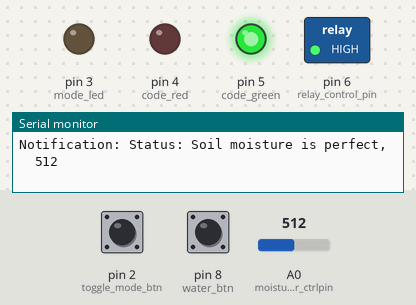
Simulated run of this sketch. Board: Arduino Uno, built with avr-gcc and run on an emulated ATmega328P. Shown: switched loads named in the sketch (green lamp = pin HIGH), output pins drawn as LEDs (lit = HIGH), the last lines printed to the serial monitor. Dashed ring = blinking. The test bench sets the inputs (shaded band); at power-on: A0 (moisture_sensor_ctrlpin) = 512, pin 2 (toggle_mode_btn) HIGH, pin 8 (water_btn) HIGH. Pins used as bus, display or sensor lines are not drawn.

Above: at 2.8 s.
2.9 s: A0 (moisture_sensor_ctrlpin) set to 414
4.4 s: A0 (moisture_sensor_ctrlpin) set to 392
At 5.4 s:
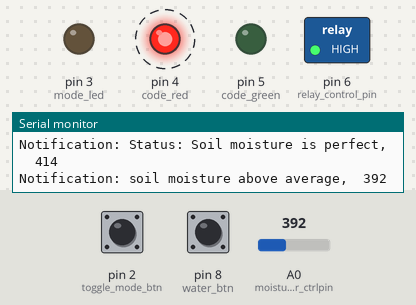
8.6 s: pin 2 (toggle_mode_btn) pulled LOW for 1.3 s
At 10.0 s:
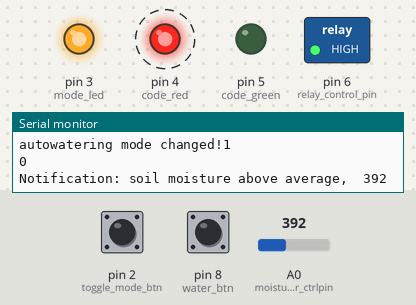
14.1 s: A0 (moisture_sensor_ctrlpin) set to 1023
At 16.5 s:
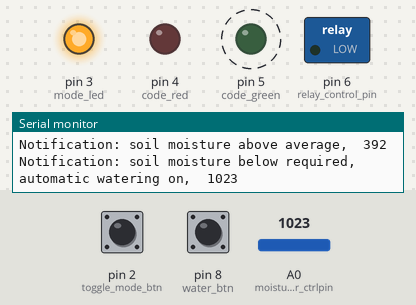
18.3 s: A0 (moisture_sensor_ctrlpin) set to 963
21.8 s: A0 (moisture_sensor_ctrlpin) set to 931
At 23.2 s:
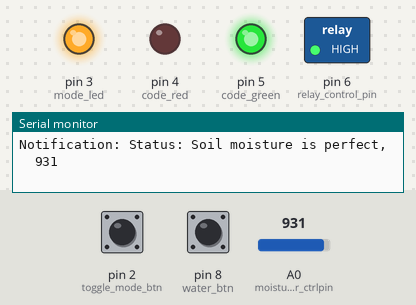
Timing chart, 0 to 24.8 s (numbered marks = the images above; inputs shaded):
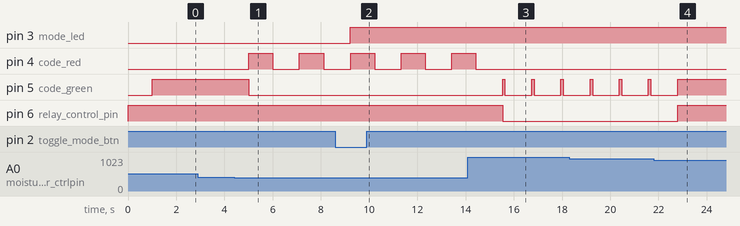

Measured:
- the behaviour switches between 400 and 399 on A0 (moisture_sensor_ctrlpin) (found by bisection; images 0 and 1)
- the behaviour switches between 950 and 949 on A0 (moisture_sensor_ctrlpin) (found by bisection; images 3 and 4)
- after the input at 4.4 s, pin 4 (code_red): alternates HIGH for 1.0 s and LOW for 1.1 s, starting after 0.61 s; pin 5 (code_green): HIGH → LOW after 0.61 s
- after the input at 8.6 s, pin 3 (mode_led): LOW → HIGH after 0.61 s
- after the input at 14.1 s, pin 4 (code_red): goes on until 14.4 s, then stays LOW; pin 5 (code_green): alternates HIGH for 0.10 s and LOW for 1.1 s, starting after 1.4 s; pin 6 (relay_control_pin): HIGH → LOW after 1.4 s
- after the input at 21.8 s, pin 5 (code_green): goes on until 22.8 s, then stays HIGH; pin 6 (relay_control_pin): LOW → HIGH after 0.99 s

The sketch:

automatic_watering.ino
```cpp
#include <arduino.h>
// *** Soil moisture sensor ***
#define moisture_sensor_power 7
#define moisture_sensor_ctrlpin A0

#define soil_wet 400
#define soil_dry 950

// *** Relay ***
#define relay_control_pin 6

// *** stators LEDs
#define code_green 5
#define code_red 4
#define mode_led 3
#define toggle_mode_btn 2
#define water_btn 8


// *** functions ***
bool auto_watering_mode = false;
bool manual_watering_mode = false;
bool manual_function_switch = true;

void water (){
  digitalWrite(relay_control_pin, LOW);
  digitalWrite(code_red, LOW);
  digitalWrite(code_green, HIGH);
  delay(100);
  digitalWrite(code_green, LOW);
  delay(100);
}

void stop_watering(){
   digitalWrite(relay_control_pin, HIGH);

}

int read_moisture_sensor(){
  digitalWrite(moisture_sensor_power, HIGH);
  delay(1000);
  int moisture_sensor_value = analogRead(moisture_sensor_ctrlpin);
  digitalWrite(moisture_sensor_power, LOW);
  return moisture_sensor_value;
}

void notify (int moisture_reading, String message) {
  Serial.print("Notification: ");
  Serial.print(message);
  Serial.print(",  ");
  Serial.print(moisture_reading);
  Serial.print("\n\n");
}

void toggle_watering_mode(){
  if(auto_watering_mode){
    auto_watering_mode = false;
    digitalWrite(mode_led, LOW);
  }else{
    auto_watering_mode = true;
    manual_watering_mode =false;
    digitalWrite(mode_led, HIGH);
  }

    Serial.print("autowatering mode changed!");
    Serial.println(auto_watering_mode);
    stop_watering();
}

void set_manual_watering(int soil_moisture){

    if(manual_function_switch){
        if(manual_watering_mode){
        auto_watering_mode = false;
        manual_watering_mode = false;
        stop_watering();
        digitalWrite(code_green, LOW);
        digitalWrite(mode_led, LOW);
        }else{
          manual_watering_mode =true;
        }
    }else{

    }
 }


void setup() {
 pinMode(moisture_sensor_power, OUTPUT);
 pinMode(code_green, OUTPUT);
 pinMode(code_red, OUTPUT);
 pinMode(mode_led, OUTPUT);
 digitalWrite(moisture_sensor_power, LOW);
 pinMode(relay_control_pin, OUTPUT);
 pinMode(toggle_mode_btn, INPUT_PULLUP);
 pinMode(water_btn, INPUT_PULLUP);

 stop_watering();
 Serial.begin(9600);
}

void loop() {

//**** get moisture sensor reading ****
  int moisture_reading = read_moisture_sensor();

// **** button inputes ****
  int mode_btn_value = digitalRead(toggle_mode_btn);
  int water_btn_value = digitalRead(water_btn);

  if(mode_btn_value == 0){
    toggle_watering_mode();
    Serial.println(mode_btn_value);
  }

// **** water button reaction ****
  if(water_btn_value == 0 ){
    set_manual_watering(moisture_reading);
  }

  if(manual_watering_mode){
    water();
  }


// ***** do something depending on the moisture sensor reading ****
  if (moisture_reading < soil_wet) {
    notify(moisture_reading, "soil moisture above average");
    stop_watering();
    digitalWrite(code_green, LOW);
    digitalWrite(code_red, HIGH);
    delay(1000);
    digitalWrite(code_red, LOW);
    delay(100);
    manual_function_switch = false;
  }else if (moisture_reading >= soil_wet && moisture_reading < soil_dry) {
    stop_watering();
    notify(moisture_reading, "Status: Soil moisture is perfect");
    digitalWrite(code_green, HIGH);
    digitalWrite(code_red, LOW);
    manual_function_switch = false;
  } else {
    manual_function_switch = true;
    if(auto_watering_mode){
      water();
      notify(moisture_reading, "soil moisture below required, automatic watering on");
    }else if(manual_watering_mode){
      water();
      notify(moisture_reading, "soil moisture below required, manual watering turned on!!");
    }else{
      notify(moisture_reading, "Soil moisture below required, automatic watering off");
      digitalWrite(code_red, HIGH);
      digitalWrite(code_green, LOW);
      delay(1000);
    }

  }

// **** take the moisture sensor reading every 1 second
delay (1);
}
```
